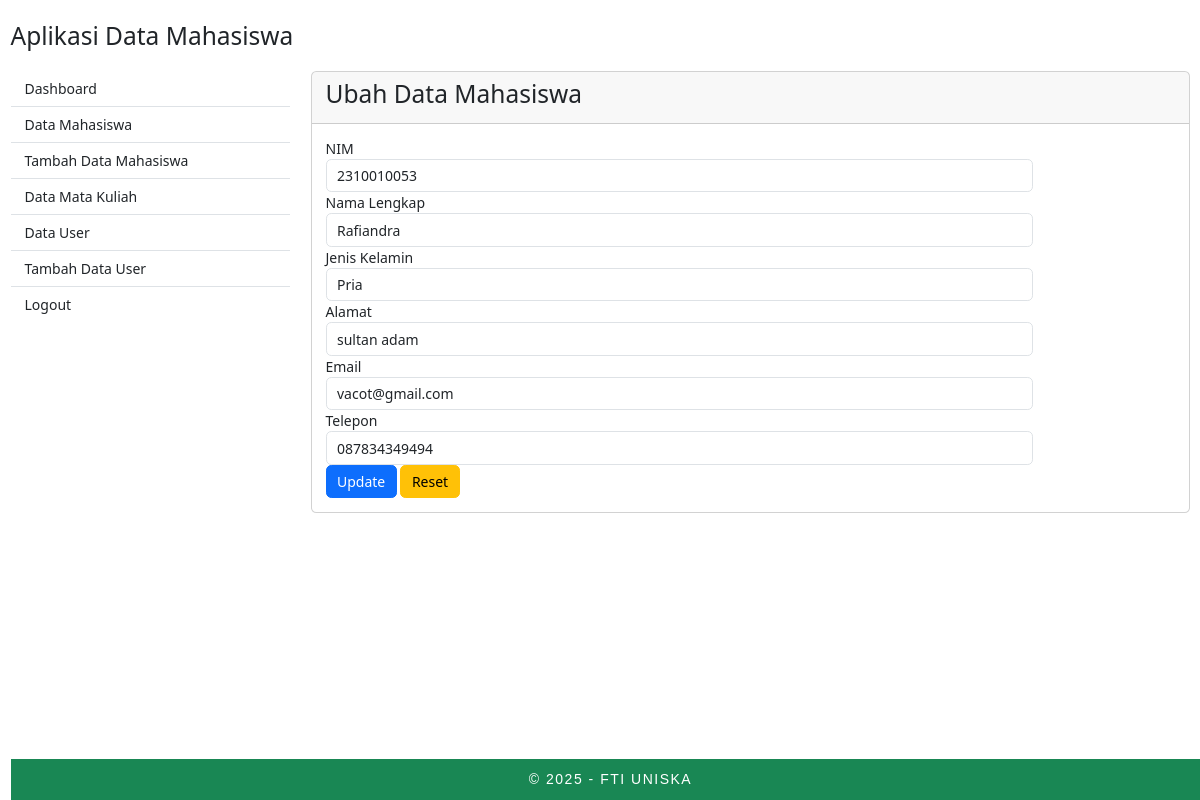
The app's page /admin/index.php?page=mahasiswa-edit&id=1 (signed in) with its own data.
### tables this page shows
CREATE TABLE `mahasiswa` (
  `id` int(11) NOT NULL,
  `nim` varchar(10) NOT NULL,
  `nama` varchar(100) NOT NULL,
  `alamat` varchar(200) NOT NULL,
  `jenis_kelamin` enum('Pria','Wanita') NOT NULL,
  `email` varchar(100) NOT NULL,
  `telepon` varchar(15) NOT NULL
);

### mahasiswa/mahasiswa_edit.php (the view, shortened to what this page needs)
<?php
$id = $_GET['id'];
$result = mysqli_query($con, "SELECT * FROM mahasiswa WHERE id=$id");
while ($data = mysqli_fetch_array($result)) {
    $nim      = $data['nim'];
    $nama     = $data['nama'];
    $alamat   = $data['alamat'];
    $jk       = $data['jenis_kelamin'];
    $email    = $data['email'];
    $telepon  = $data['telepon'];
}
?>
<div class="row">
    <div class="col-md-12">
        <div class="card">
            <div class="card-header">
                <h3 class="panel-title">Ubah Data Mahasiswa</h3>
            </div>
            <div class="card-body">
                <form method="POST" action="?page=mahasiswa-update" class="form-horizontal">
                    <div class="form-group">
                        <label for="nim" class="col-sm-2 control-label">NIM</label>
                        <div class="col-sm-10">
                            <input type="text" class="form-control" name="nim" value="<?php echo $nim; ?>" required>
                        </div>
                    </div>
                    <div class="form-group">
                        <label for="nama" class="col-sm-2 control-label">Nama Lengkap</label>
                        <div class="col-sm-10">
                            <input type="text" class="form-control" name="nama" value="<?php echo $nama; ?>" required>
                        </div>
                    </div>
                    <div class="form-group">
                        <label for="nama" class="col-sm-2 control-label">Jenis Kelamin</label>
                        <div class="col-sm-10">
                            <select class="form-control" name="jenis_kelamin">
                                <option <?php if ($jk == "Pria") echo 'selected'; ?> value="Pria">Pria</option>
                            </select>
                        </div>
                    </div>
                    <div class="form-group">
                        <label for="alamat" class="col-sm-2 control-label">Alamat</label>
                        <div class="col-sm-10">
                            <input type="text" class="form-control" name="alamat" value="<?php echo $alamat; ?>" required>
                        </div>
                    </div>
                    <div class="form-group">
                        <label for="email" class="col-sm-2 control-label">Email</label>
                        <div class="col-sm-10">
                            <input type="email" class="form-control" name="email" value="<?php echo $email; ?>" required>
                        </div>
                    </div>
                    <div class="form-group">
                        <label for="telepon" class="col-sm-2 control-label">Telepon</label>
                        <div class="col-sm-10">
                            <input type="number" class="form-control" name="telepon" value="<?php echo $telepon; ?>" required>
                        </div>
                    </div>
                    <div class="form-group">
                        <div class="col-sm-offset-2 col-sm-10">
                            <input type="submit" name="update" class="btn btn-primary" value="Update">
                            <input type="reset" name="reset" class="btn btn-warning" value="Reset">
                        </div>
                    </div>
                </form>
            </div>
        </div>
    </div>

### admin/index.php (style rules this page uses)
body { margin-bottom: 6em; }
* { font-size: 14px; }

### records on screen
mahasiswa: nim "2310010053", nama "Rafiandra", jenis_kelamin "Pria", alamat "sultan adam", email "vacot@gmail.com", telepon "087834349494"
